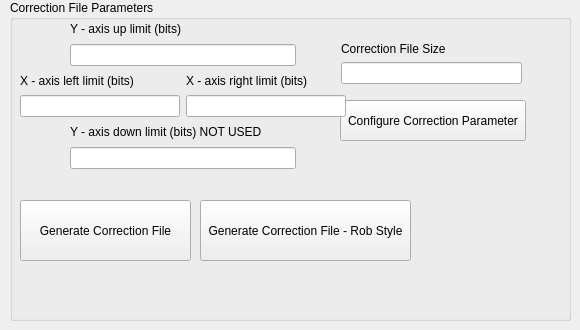
    <widget class="QWidget" name="CorFileGenerator">
     <attribute name="title">
      <string>Correction File Generator</string>
     </attribute>
     <widget class="QGroupBox" name="groupBox_10">
      <property name="geometry">
       <rect>
        <x>10</x>
        <y>0</y>
        <width>561</width>
        <height>321</height>
       </rect>
      </property>
      <property name="title">
       <string>Correction File Parameters</string>
      </property>
      <widget class="QPushButton" name="pushButtonConfigCorFileParameters">
       <property name="geometry">
        <rect>
         <x>330</x>
         <y>100</y>
         <width>186</width>
         <height>41</height>
        </rect>
       </property>
       <property name="text">
        <string>Configure Correction Parameter</string>
       </property>
      </widget>
      <widget class="QWidget" name="layoutWidget">
       <property name="geometry">
        <rect>
         <x>331</x>
         <y>41</y>
         <width>181</width>
         <height>43</height>
        </rect>
       </property>
       <layout class="QVBoxLayout" name="verticalLayout_44">
        <item>
         <widget class="QLabel" name="label_14">
          <property name="text">
           <string>Correction File Size</string>
          </property>
         </widget>
        </item>
        <item>
         <widget class="QLineEdit" name="lineEditCorFileResolution"/>
        </item>
       </layout>
      </widget>
      <widget class="QWidget" name="layoutWidget">
       <property name="geometry">
        <rect>
         <x>10</x>
         <y>20</y>
         <width>326</width>
         <height>149</height>
        </rect>
       </property>
       <layout class="QVBoxLayout" name="verticalLayout_46">
        <item>
         <layout class="QHBoxLayout" name="horizontalLayout_66">
          <item>
           <spacer name="horizontalSpacer_22">
            <property name="orientation">
             <enum>Qt::Horizontal</enum>
            </property>
            <property name="sizeType">
             <enum>QSizePolicy::Fixed</enum>
            </property>
            <property name="sizeHint" stdset="0">
             <size>
              <width>50</width>
              <height>20</height>
             </size>
            </property>
           </spacer>
          </item>
          <item>
           <layout class="QVBoxLayout" name="verticalLayout_42">
            <item>
             <widget class="QLabel" name="label_12">
              <property name="text">
               <string>Y - axis up limit (bits)</string>
              </property>
             </widget>
            </item>
            <item>
             <widget class="QLineEdit" name="lineEditCorFileYaxisUpLimit"/>
            </item>
           </layout>
          </item>
          <item>
           <spacer name="horizontalSpacer_23">
            <property name="orientation">
             <enum>Qt::Horizontal</enum>
            </property>
            <property name="sizeType">
             <enum>QSizePolicy::Fixed</enum>
            </property>
            <property name="sizeHint" stdset="0">
             <size>
              <width>50</width>
              <height>20</height>
             </size>
            </property>
           </spacer>
          </item>
         </layout>
        </item>
        <item>
         <layout class="QHBoxLayout" name="horizontalLayout_65">
          <item>
           <layout class="QVBoxLayout" name="verticalLayout_40">
            <item>
             <widget class="QLabel" name="label_2">
              <property name="text">
               <string>X - axis left limit (bits)</string>
              </property>
             </widget>
            </item>
            <item>
             <widget class="QLineEdit" name="lineEditCorFileXaxisLeftLimit"/>
            </item>
           </layout>
          </item>
          <item>
           <layout class="QVBoxLayout" name="verticalLayout_41">
            <item>
             <widget class="QLabel" name="label">
              <property name="text">
               <string>X - axis right limit (bits)</string>
              </property>
             </widget>
            </item>
            <item>
             <widget class="QLineEdit" name="lineEditCorFileXaxisRightLimit"/>
            </item>
           </layout>
          </item>
         </layout>
        </item>
        <item>
         <layout class="QHBoxLayout" name="horizontalLayout_67">
          <item>
           <spacer name="horizontalSpacer_21">
            <property name="orientation">
             <enum>Qt::Horizontal</enum>
            </property>
            <property name="sizeType">
             <enum>QSizePolicy::Fixed</enum>
            </property>
            <property name="sizeHint" stdset="0">
             <size>
              <width>50</width>
              <height>20</height>
             </size>
            </property>
           </spacer>
          </item>
          <item>
           <layout class="QVBoxLayout" name="verticalLayout_43">
            <item>
             <widget class="QLabel" name="label_13">
              <property name="text">
               <string>Y - axis down limit (bits) NOT USED</string>
              </property>
             </widget>
            </item>
            <item>
             <widget class="QLineEdit" name="lineEditCorFileYaxisDownLimit">
              <property name="readOnly">
               <bool>true</bool>
              </property>
             </widget>
            </item>
           </layout>
          </item>
          <item>
           <spacer name="horizontalSpacer_20">
            <property name="orientation">
             <enum>Qt::Horizontal</enum>
            </property>
            <property name="sizeType">
             <enum>QSizePolicy::Fixed</enum>
            </property>
            <property name="sizeHint" stdset="0">
             <size>
              <width>50</width>
              <height>20</height>
             </size>
            </property>
           </spacer>
          </item>
         </layout>
        </item>
       </layout>
      </widget>
      <widget class="QPushButton" name="pushButtonGenerateCorFile">
       <property name="geometry">
        <rect>
         <x>10</x>
         <y>200</y>
         <width>171</width>
         <height>61</height>
        </rect>
       </property>
       <property name="text">
        <string>Generate Correction File</string>
       </property>
      </widget>
      <widget class="QPushButton" name="pushButtonGenerateCorFileWRob">
       <property name="geometry">
        <rect>
         <x>190</x>
         <y>200</y>
         <width>211</width>
         <height>61</height>
        </rect>
       </property>
       <property name="text">
        <string>Generate Correction File - Rob Style</string>
       </property>
       <property name="checkable">
        <bool>true</bool>
       </property>
      </widget>
     </widget>
    </widget>
